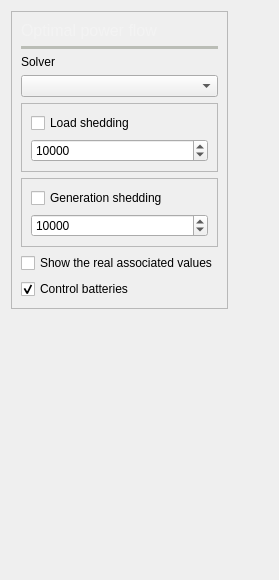
          <widget class="QWidget" name="tab_4">
           <attribute name="icon">
            <iconset resource="icons.qrc">
             <normaloff>:/Icons/icons/dcopf.svg</normaloff>:/Icons/icons/dcopf.svg</iconset>
           </attribute>
           <attribute name="title">
            <string>OPF</string>
           </attribute>
           <attribute name="toolTip">
            <string>Optimal power flow settings</string>
           </attribute>
           <layout class="QGridLayout" name="gridLayout_10">
            <item row="1" column="0">
             <spacer name="verticalSpacer_2">
              <property name="orientation">
               <enum>Qt::Vertical</enum>
              </property>
              <property name="sizeHint" stdset="0">
               <size>
                <width>20</width>
                <height>260</height>
               </size>
              </property>
             </spacer>
            </item>
            <item row="0" column="0">
             <widget class="QFrame" name="frame_30">
              <property name="frameShape">
               <enum>QFrame::StyledPanel</enum>
              </property>
              <property name="frameShadow">
               <enum>QFrame::Raised</enum>
              </property>
              <layout class="QVBoxLayout" name="verticalLayout_20">
               <item>
                <widget class="QLabel" name="label_46">
                 <property name="palette">
                  <palette>
                   <active>
                    <colorrole role="WindowText">
                     <brush brushstyle="SolidPattern">
                      <color alpha="255">
                       <red>243</red>
                       <green>243</green>
                       <blue>243</blue>
                      </color>
                     </brush>
                    </colorrole>
                   </active>
                   <inactive>
                    <colorrole role="WindowText">
                     <brush brushstyle="SolidPattern">
                      <color alpha="255">
                       <red>243</red>
                       <green>243</green>
                       <blue>243</blue>
                      </color>
                     </brush>
                    </colorrole>
                   </inactive>
                   <disabled>
                    <colorrole role="WindowText">
                     <brush brushstyle="SolidPattern">
                      <color alpha="255">
                       <red>190</red>
                       <green>190</green>
                       <blue>190</blue>
                      </color>
                     </brush>
                    </colorrole>
                   </disabled>
                  </palette>
                 </property>
                 <property name="font">
                  <font>
                   <pointsize>12</pointsize>
                  </font>
                 </property>
                 <property name="text">
                  <string>Optimal power flow</string>
                 </property>
                </widget>
               </item>
               <item>
                <widget class="Line" name="line_16">
                 <property name="palette">
                  <palette>
                   <active>
                    <colorrole role="WindowText">
                     <brush brushstyle="SolidPattern">
                      <color alpha="255">
                       <red>186</red>
                       <green>189</green>
                       <blue>182</blue>
                      </color>
                     </brush>
                    </colorrole>
                   </active>
                   <inactive>
                    <colorrole role="WindowText">
                     <brush brushstyle="SolidPattern">
                      <color alpha="255">
                       <red>186</red>
                       <green>189</green>
                       <blue>182</blue>
                      </color>
                     </brush>
                    </colorrole>
                   </inactive>
                   <disabled>
                    <colorrole role="WindowText">
                     <brush brushstyle="SolidPattern">
                      <color alpha="255">
                       <red>190</red>
                       <green>190</green>
                       <blue>190</blue>
                      </color>
                     </brush>
                    </colorrole>
                   </disabled>
                  </palette>
                 </property>
                 <property name="frameShadow">
                  <enum>QFrame::Plain</enum>
                 </property>
                 <property name="lineWidth">
                  <number>4</number>
                 </property>
                 <property name="orientation">
                  <enum>Qt::Horizontal</enum>
                 </property>
                </widget>
               </item>
               <item>
                <widget class="QLabel" name="label_42">
                 <property name="text">
                  <string>Solver</string>
                 </property>
                </widget>
               </item>
               <item>
                <widget class="QComboBox" name="lpf_solver_comboBox"/>
               </item>
               <item>
                <widget class="QFrame" name="frame_41">
                 <property name="frameShape">
                  <enum>QFrame::StyledPanel</enum>
                 </property>
                 <property name="frameShadow">
                  <enum>QFrame::Raised</enum>
                 </property>
                 <layout class="QVBoxLayout" name="verticalLayout_38">
                  <item>
                   <widget class="QCheckBox" name="load_shedding_checkBox">
                    <property name="toolTip">
                     <string>&lt;html&gt;&lt;head/&gt;&lt;body&gt;&lt;p&gt;When activated, the loading is always below 100%.&lt;/p&gt;&lt;p&gt;This is achieved by decreasing the load amount.&lt;/p&gt;&lt;p&gt;This is also called load shedding.&lt;/p&gt;&lt;/body&gt;&lt;/html&gt;</string>
                    </property>
                    <property name="text">
                     <string>Load shedding</string>
                    </property>
                   </widget>
                  </item>
                  <item>
                   <widget class="QSpinBox" name="load_shedding_weight_spinBox">
                    <property name="toolTip">
                     <string>Load shedding weight in the optimization</string>
                    </property>
                    <property name="maximum">
                     <number>999999999</number>
                    </property>
                    <property name="value">
                     <number>10000</number>
                    </property>
                   </widget>
                  </item>
                 </layout>
                </widget>
               </item>
               <item>
                <widget class="QFrame" name="frame_42">
                 <property name="frameShape">
                  <enum>QFrame::StyledPanel</enum>
                 </property>
                 <property name="frameShadow">
                  <enum>QFrame::Raised</enum>
                 </property>
                 <layout class="QVBoxLayout" name="verticalLayout_39">
                  <item>
                   <widget class="QCheckBox" name="generation_shedding_CheckBox">
                    <property name="text">
                     <string>Generation shedding</string>
                    </property>
                   </widget>
                  </item>
                  <item>
                   <widget class="QSpinBox" name="generation_shedding_weight_spinBox">
                    <property name="toolTip">
                     <string>Generation shedding weight in the optimization</string>
                    </property>
                    <property name="maximum">
                     <number>999999999</number>
                    </property>
                    <property name="value">
                     <number>10000</number>
                    </property>
                   </widget>
                  </item>
                 </layout>
                </widget>
               </item>
               <item>
                <widget class="QCheckBox" name="show_real_values_for_lp_checkBox">
                 <property name="toolTip">
                  <string>&lt;html&gt;&lt;head/&gt;&lt;body&gt;&lt;p&gt;The linear program will produce a linearized solution for the loading that might not be the real associated loading values that correspond to the found voltage solution. This check allows you to see the real associated values.&lt;/p&gt;&lt;/body&gt;&lt;/html&gt;</string>
                 </property>
                 <property name="text">
                  <string>Show the real associated values</string>
                 </property>
                </widget>
               </item>
               <item>
                <widget class="QCheckBox" name="control_batteries_checkBox">
                 <property name="text">
                  <string>Control batteries</string>
                 </property>
                 <property name="checked">
                  <bool>true</bool>
                 </property>
                </widget>
               </item>
              </layout>
             </widget>
            </item>
            <item row="0" column="1">
             <spacer name="horizontalSpacer_10">
              <property name="orientation">
               <enum>Qt::Horizontal</enum>
              </property>
              <property name="sizeHint" stdset="0">
               <size>
                <width>40</width>
                <height>20</height>
               </size>
              </property>
             </spacer>
            </item>
           </layout>
          </widget>
